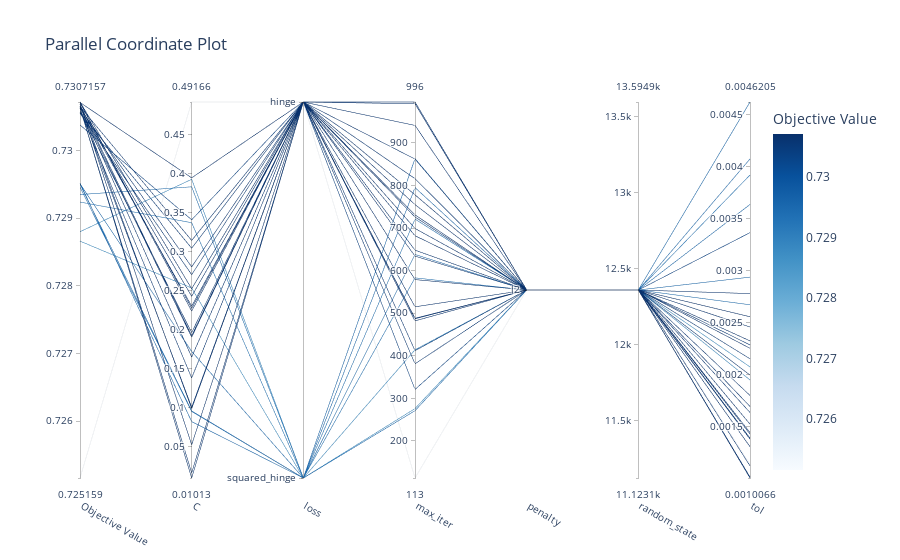

Notebook code for this chart:
### Code cell
###################################################################################################
# Visualize high-dimensional parameter relationships. See :func:`~optuna.visualization.plot_parallel_coordinate` for the details.
plot_parallel_coordinate(study)
